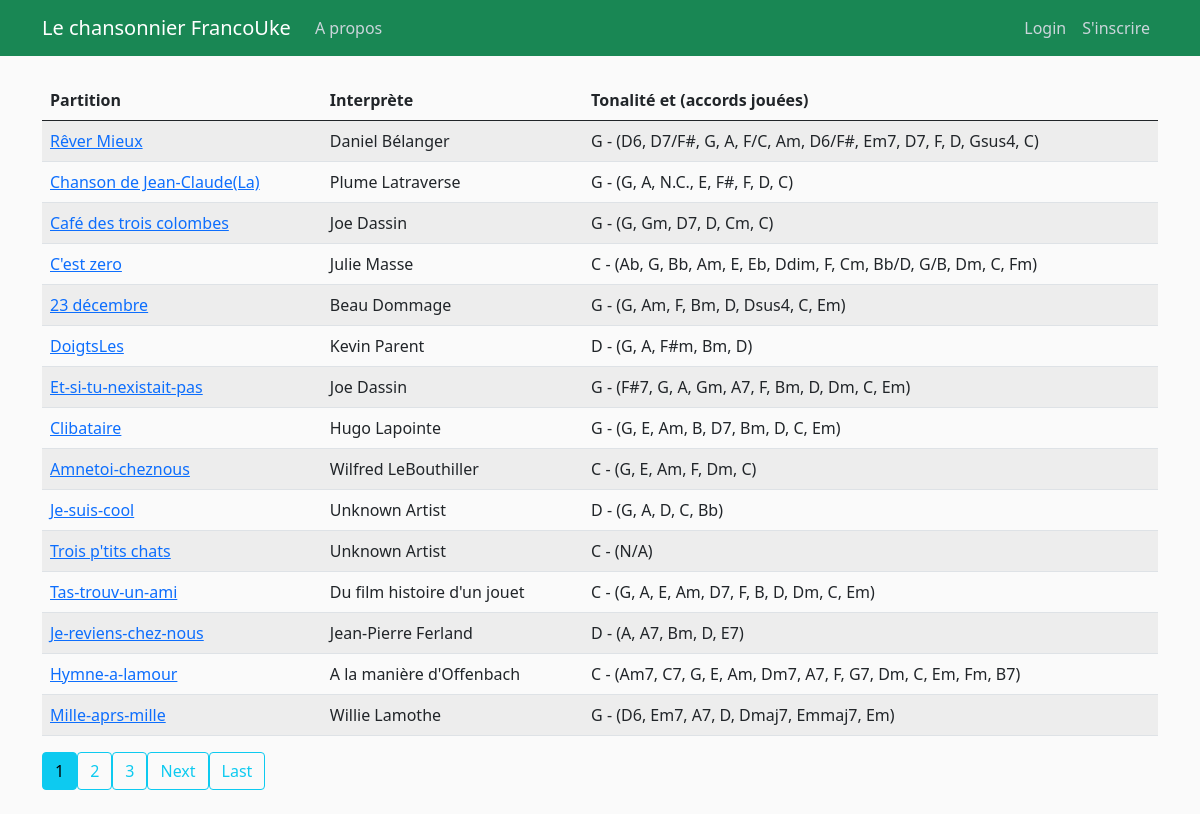
The page / on the database its author committed.
### songbook/models.py (models this page shows, shortened)
class Song(models.Model):
    songTitle = models.CharField(max_length=100, blank=True, null=True)
    songChordPro = models.TextField()  # Original
    lyrics_with_chords = models.JSONField(null=True, blank=True)
    metadata = models.JSONField(blank=True, null=True)  # Stores metadata as JSON
    date_posted = models.DateField(default=timezone.now)
    contributor = models.ForeignKey(User, on_delete=models.CASCADE)

### songbook/views.py (the view)
# urls.py: path('', SongListView.as_view(), name='songbook-home'),
class SongListView (ListView):
    model = Song
    template_name = 'songbook/home.html'
    context_object_name = 'songs'
    ordering = ['songTitle']
    paginate_by = 15
    def get_queryset(self):
        return Song.objects.all()
    def get_context_data(self, **kwargs):
        context = super().get_context_data(**kwargs)
        song_data = []
        for song in context['songs']:
            parsed_data = song.lyrics_with_chords  # Assuming this is already parsed and stored
            chords = extract_chords(parsed_data,unique=True)
            song_data.append({
                'song': song,
                'chords': ', '.join(chords)  # Join chords into a string for display
            })
        context['song_data'] = song_data
        return context

### songbook/transposer.py (called while the page is built)
def extract_chords(parsed_data, unique=False):
    chords = []
    for section in parsed_data:
        for item in section:
            if isinstance(item, dict) and 'chord' in item and item['chord']:
                chords.append(item['chord'])
    if unique:
        return list(set(chords))  # Return unique chords
    return chords  # Return all chords

### songbook/templates/songbook/song_list.html (shortened to what this page needs)
{% extends "songbook/base.html" %}
  {% block content %}
  <table class="table table-striped">
    <thead>
        <tr>
            <th>Partition</th>
            <th>Interprète</th>
            <th>Tonalité et (accords jouées)</th>
        </tr>
    </thead>
    <tbody>
      {% for item in song_data %}
      <tr>
          <td>
            <a href="{% url 'newscore' item.song.id %}" class="song-link">{{ item.song.songTitle }}</a>
        </td>
          <td>{{ item.song.metadata.artist|default:"Unknown Artist" }}</td>
          <td>{{ item.song.metadata.key|default:"Unknown" }} - ({{ item.chords|default:"N/A" }})
      </td>
      </tr>
  {% endfor %}
    </tbody>
</table>
{% if is_paginated %}
<div class="pagination">
    {% for num in page_obj.paginator.page_range %}
        {% if page_obj.number == num %}
        <a class="btn btn-info mb-4" href="?page={{ num }}" aria-current="page">{{ num }}</a>
        {% elif num > page_obj.number|add:'-3' and num < page_obj.number|add:'3' %}
        <a class="btn btn-outline-info mb-4" href="?page={{ num }}">{{ num }}</a>
        {% endif %}
    {% endfor %}
    {% if page_obj.has_next %}
    <a class="btn btn-outline-info mb-4" href="?page={{ page_obj.next_page_number }}" aria-label="Next page">Next</a>
    <a class="btn btn-outline-info mb-4" href="?page={{ page_obj.paginator.num_pages }}" aria-label="Last page">Last</a>
    {% endif %}
</div>
{% endif %}
{% endblock content %}

### songbook/static/songbook/main.css (style rules this page uses)
body { background: #fafafa; color: #333333; margin-top: 5rem; }

### rows shown on the page
Song: song.songTitle "Rêver Mieux", song.metadata.artist "Daniel Bélanger", song.metadata.key "G", chords "D6, D7/F#, G, A, F/C, Am, D6/F#, Em7, D7, F, D, Gsus4, C"
Song: song.songTitle "Chanson de Jean-Claude(La)", song.metadata.artist "Plume Latraverse", song.metadata.key "G", chords "G, A, N.C., E, F#, F, D, C"
Song: song.songTitle "Café des trois colombes", song.metadata.artist "Joe Dassin", song.metadata.key "G", chords "G, Gm, D7, D, Cm, C"
Song: song.songTitle "C'est zero", song.metadata.artist "Julie Masse", song.metadata.key "C", chords "Ab, G, Bb, Am, E, Eb, Ddim, F, Cm, Bb/D, G/B, Dm, C, Fm"
Song: song.songTitle "23 décembre", song.metadata.artist "Beau Dommage", song.metadata.key "G", chords "G, Am, F, Bm, D, Dsus4, C, Em"
Song: song.songTitle "DoigtsLes", song.metadata.artist "Kevin Parent", song.metadata.key "D", chords "G, A, F#m, Bm, D"
Song: song.songTitle "Et-si-tu-nexistait-pas", song.metadata.artist "Joe Dassin", song.metadata.key "G", chords "F#7, G, A, Gm, A7, F, Bm, D, Dm, C, Em"
Song: song.songTitle "Clibataire", song.metadata.artist "Hugo Lapointe", song.metadata.key "G", chords "G, E, Am, B, D7, Bm, D, C, Em"
Song: song.songTitle "Amnetoi-cheznous", song.metadata.artist "Wilfred LeBouthiller", song.metadata.key "C", chords "G, E, Am, F, Dm, C"
Song: song.songTitle "Je-suis-cool", song.metadata.artist "Unknown Artist", song.metadata.key "D", chords "G, A, D, C, Bb"
Song: song.songTitle "Trois p'tits chats", song.metadata.artist "Unknown Artist", song.metadata.key "C", chords "N/A"
Song: song.songTitle "Tas-trouv-un-ami", song.metadata.artist "Du film histoire d'un jouet", song.metadata.key "C", chords "G, A, E, Am, D7, F, B, D, Dm, C, Em"
Song: song.songTitle "Je-reviens-chez-nous", song.metadata.artist "Jean-Pierre Ferland", song.metadata.key "D", chords "A, A7, Bm, D, E7"
Song: song.songTitle "Hymne-a-lamour", song.metadata.artist "A la manière d'Offenbach", song.metadata.key "C", chords "Am7, C7, G, E, Am, Dm7, A7, F, G7, Dm, C, Em, Fm, B7"
Song: song.songTitle "Mille-aprs-mille", song.metadata.artist "Willie Lamothe", song.metadata.key "G", chords "D6, Em7, A7, D, Dmaj7, Emmaj7, Em"

### other values the page prints
{{ num }} "1"
{{ num }} "2" "3"
